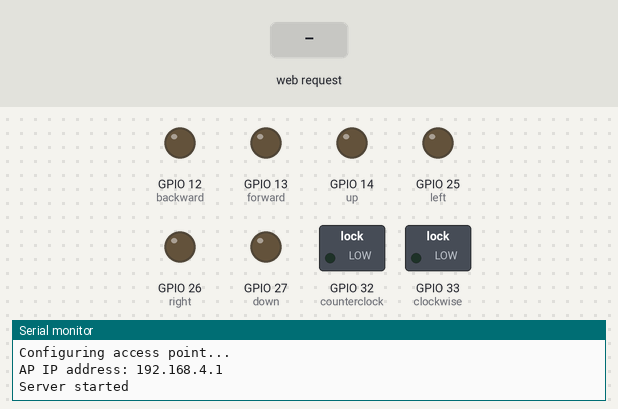
A sketch run on a simulated ESP32. Parts: switched loads named in the sketch (green lamp = pin HIGH), output pins drawn as LEDs (lit = HIGH), the last lines printed to the serial monitor. The inputs (shaded band) are chosen by the test bench.

Above: at 1.2 s.
1.3 s: HTTP request GET /F received
At 2.5 s:
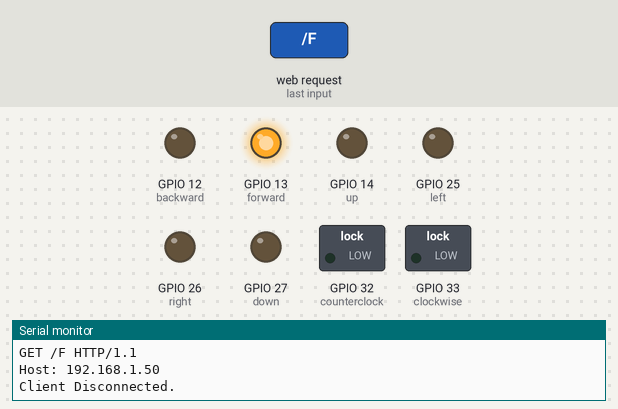
2.8 s: HTTP request GET /B received
At 3.8 s:
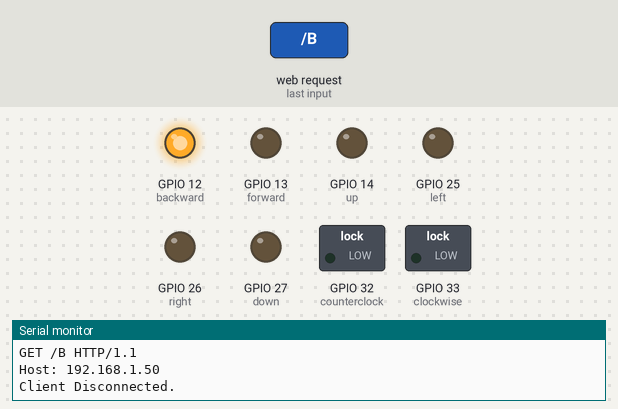
4.3 s: HTTP request GET /U received
At 5.0 s:
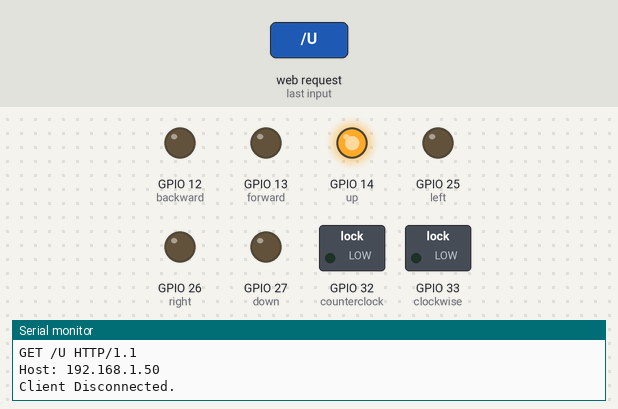
5.8 s: HTTP request GET /D received
At 6.2 s:
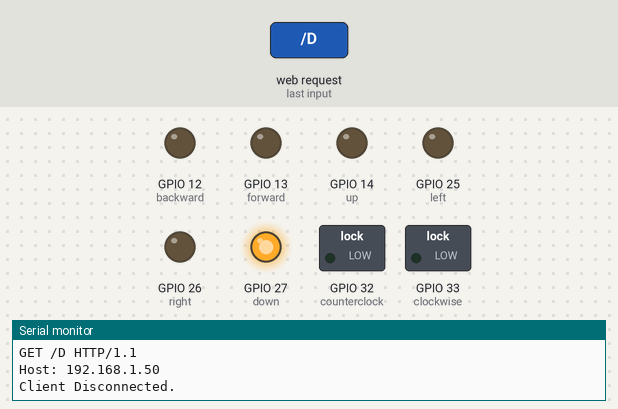
7.3 s: HTTP request GET /R received
At 8.5 s:
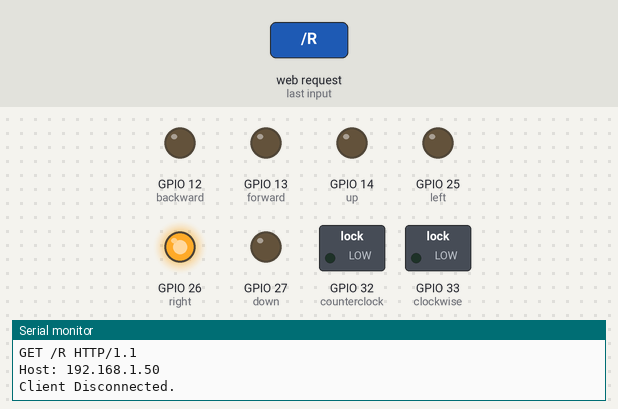
8.8 s: HTTP request GET /L received
At 9.6 s:
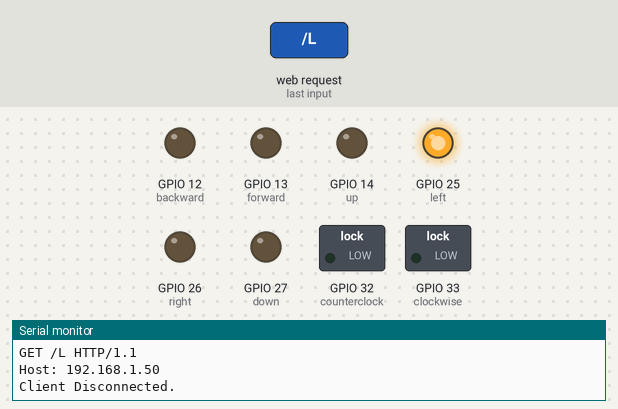
Timing chart, 0 to 11.3 s (numbered marks = the images above; inputs shaded):
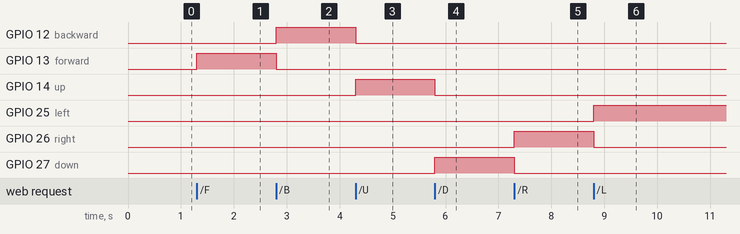

Measured:
- after the input at 1.3 s, GPIO 13 (forward): LOW → HIGH at once
- after the input at 2.8 s, GPIO 12 (backward): LOW → HIGH at once; GPIO 13 (forward): HIGH → LOW at once
- after the input at 4.3 s, GPIO 12 (backward): HIGH → LOW at once; GPIO 14 (up): LOW → HIGH at once
- after the input at 5.8 s, GPIO 14 (up): HIGH → LOW at once; GPIO 27 (down): LOW → HIGH at once
- after the input at 7.3 s, GPIO 26 (right): LOW → HIGH at once; GPIO 27 (down): HIGH → LOW at once
- after the input at 8.8 s, GPIO 25 (left): LOW → HIGH at once; GPIO 26 (right): HIGH → LOW at once

The sketch:

WiFiAccessPoint2A.ino
```cpp
/*
  WiFiAccessPoint.ino creates a WiFi access point and provides a web server on it.

  Steps:
  1. Connect to the access point "yourAp"
  2. Point your web browser to http://192.168.4.1/H to turn the LED on or http://192.168.4.1/L to turn it off
     OR
     Run raw TCP "GET /H" and "GET /L" on PuTTY terminal with 192.168.4.1 as IP address and 80 as port

  Created for arduino-esp32 on 04 July, 2018
  by Elochukwu Ifediora (fedy0)
*/

#include <WiFi.h>
#include <WiFiClient.h>
#include <WiFiAP.h>

#define LED_BUILTIN 2   // Set the GPIO pin where you connected your test LED or comment this line out if your dev board has a built-in LED

// Set these to your desired credentials.
const char *ssid = "ohno";
const char *password = "pls_work";

WiFiServer server(80);

#define forward 13
#define backward 12
#define up 14
#define down 27
#define right 26
#define left 25
#define clockwise 33
#define counterclock 32

void setup() {
  pinMode (up, OUTPUT);
  pinMode (down, OUTPUT);
  pinMode (left, OUTPUT);
  pinMode (right, OUTPUT);
  pinMode (clockwise, OUTPUT);
  pinMode (counterclock, OUTPUT);
  pinMode (forward, OUTPUT);
  pinMode (backward, OUTPUT);

  Serial.begin(115200);
  Serial.println();
  Serial.println("Configuring access point...");

  // You can remove the password parameter if you want the AP to be open.
  WiFi.softAP(ssid, password);
  IPAddress myIP = WiFi.softAPIP();
  Serial.print("AP IP address: ");
  Serial.println(myIP);
  server.begin();

  Serial.println("Server started");
}

void loop() {
  WiFiClient client = server.available();   // listen for incoming clients

  if (client) {                             // if you get a client,
    Serial.println("New Client.");           // print a message out the serial port
    String currentLine = "";                // make a String to hold incoming data from the client
    while (client.connected()) {            // loop while the client's connected
      if (client.available()) {             // if there's bytes to read from the client,
        char c = client.read();             // read a byte, then
        Serial.write(c);                    // print it out the serial monitor
        if (c == '\n') {                    // if the byte is a newline character

          // if the current line is blank, you got two newline characters in a row.
          // that's the end of the client HTTP request, so send a response:
          if (currentLine.length() == 0) {
            // HTTP headers always start with a response code (e.g. HTTP/1.1 200 OK)
            // and a content-type so the client knows what's coming, then a blank line:
            client.println("HTTP/1.1 200 OK");
            client.println("Content-type:text/html");
            client.println();

            // the content of the HTTP response follows the header:
           client.print("welcome to Ian's quad control page <br>");
            client.print("<button><a href=\"/F\">forward</a> <button><br>");
            client.print("<button><a href=\"/B\">backward </a> <button><br>");
            client.print("<button><a href=\"/U\">up</a> <button><br>");
            client.print("<button><a href=\"/D\">down</a> <button><br>");
            client.print("<button><a href=\"/R\">right</a> <button><br>");
            client.print("<button><a href=\"/L\">left</a> <button><br>");
            client.print("<button><a href=\"/CL\">clockwise</a> <button><br>");
            client.print("<button><a href=\"/CCL\">counterclock</a> <button><br>");

            client.print("<button><a href=\"/S\">stop</a> <button><br>");

            // The HTTP response ends with another blank line:
            client.println();
            // break out of the while loop:
            break;
          } else {    // if you got a newline, then clear currentLine:
            currentLine = "";
          }
        } else if (c != '\r') {  // if you got anything else but a carriage return character,
          currentLine += c;      // add it to the end of the currentLine
        }

// forward 13
// backward 12
// up 14
// down 27
// right 26
// left 25
// clockwise 33
// counterclock 32

        // Check to see if the client request was "GET /H" or "GET /L":
        if (currentLine.endsWith("GET /F")) {
            digitalWrite(forward, HIGH);
            digitalWrite(backward, LOW);
            digitalWrite(up, LOW);
            digitalWrite(down, LOW);
            digitalWrite(right, LOW);
            digitalWrite(left, LOW);
            digitalWrite(clockwise, LOW);
            digitalWrite(counterclock, LOW);

        }
        if (currentLine.endsWith("GET /B")) {
            digitalWrite(forward, LOW);
            digitalWrite(backward, HIGH);
            digitalWrite(up, LOW);
            digitalWrite(down, LOW);
            digitalWrite(right, LOW);
            digitalWrite(left, LOW);
            digitalWrite(clockwise, LOW);
            digitalWrite(counterclock, LOW);                      // GET /L turns the LED off
        }
         if (currentLine.endsWith("GET /U")) {
            digitalWrite(forward, LOW);
            digitalWrite(backward, LOW);
            digitalWrite(up, HIGH);
            digitalWrite(down, LOW);
            digitalWrite(right, LOW);
            digitalWrite(left, LOW);
            digitalWrite(clockwise, LOW);
            digitalWrite(counterclock, LOW);
      }
       if (currentLine.endsWith("GET /D")) {
            digitalWrite(forward, LOW);
            digitalWrite(backward, LOW);
            digitalWrite(up, LOW);
            digitalWrite(down, HIGH);
            digitalWrite(right, LOW);
            digitalWrite(left, LOW);
            digitalWrite(clockwise, LOW);
            digitalWrite(counterclock, LOW);
    }
     if (currentLine.endsWith("GET /R")) {
            digitalWrite(forward, LOW);
            digitalWrite(backward, LOW);
            digitalWrite(up, LOW);
            digitalWrite(down, LOW);
            digitalWrite(right, HIGH);
            digitalWrite(left, LOW);
            digitalWrite(clockwise, LOW);
            digitalWrite(counterclock, LOW);
        }
        if (currentLine.endsWith("GET /L")) {
            digitalWrite(forward, LOW);
            digitalWrite(backward, LOW);
            digitalWrite(up, LOW);
            digitalWrite(down, LOW);
            digitalWrite(right, LOW);
            digitalWrite(left, HIGH);
            digitalWrite(clockwise, LOW);
            digitalWrite(counterclock, LOW);
        }
        if (currentLine.endsWith("GET /CL")) {
            digitalWrite(forward, LOW);
            digitalWrite(backward, LOW);
            digitalWrite(up, LOW);
            digitalWrite(down, LOW);
            digitalWrite(right, LOW);
            digitalWrite(left, LOW);
            digitalWrite(clockwise, HIGH);
            digitalWrite(counterclock, LOW);
        }
        if (currentLine.endsWith("GET /CCL")) {
            digitalWrite(forward, LOW);
            digitalWrite(backward, LOW);
            digitalWrite(up, LOW);
            digitalWrite(down, LOW);
            digitalWrite(right, LOW);
            digitalWrite(left, LOW);
            digitalWrite(clockwise, LOW);
            digitalWrite(counterclock, HIGH);
        }
       if (currentLine.endsWith("GET /S")) {
            digitalWrite(forward, LOW);
            digitalWrite(backward, LOW);
            digitalWrite(up, LOW);
            digitalWrite(down, LOW);
            digitalWrite(right, LOW);
            digitalWrite(left, LOW);
            digitalWrite(clockwise, LOW);
            digitalWrite(counterclock, LOW);
       }
      }
    }
    // close the connection:
    client.stop();
    Serial.println("Client Disconnected.");
  }
}
```
